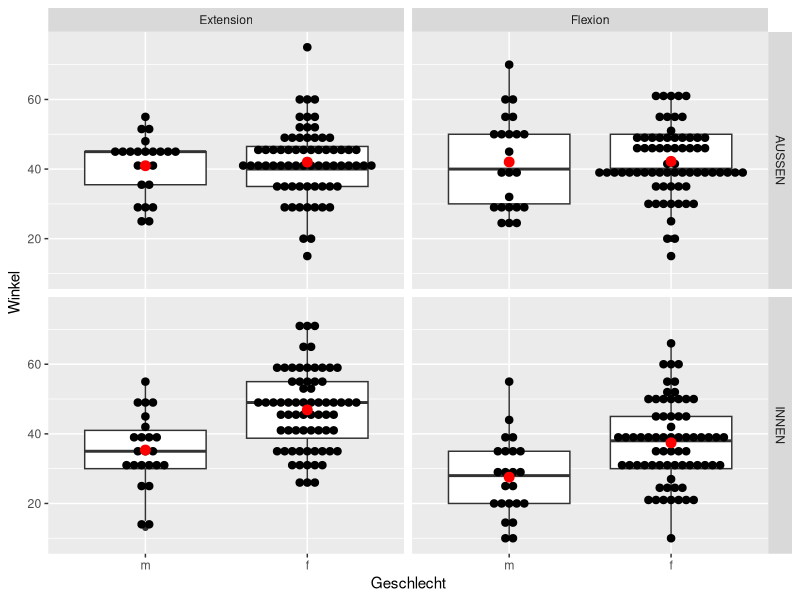
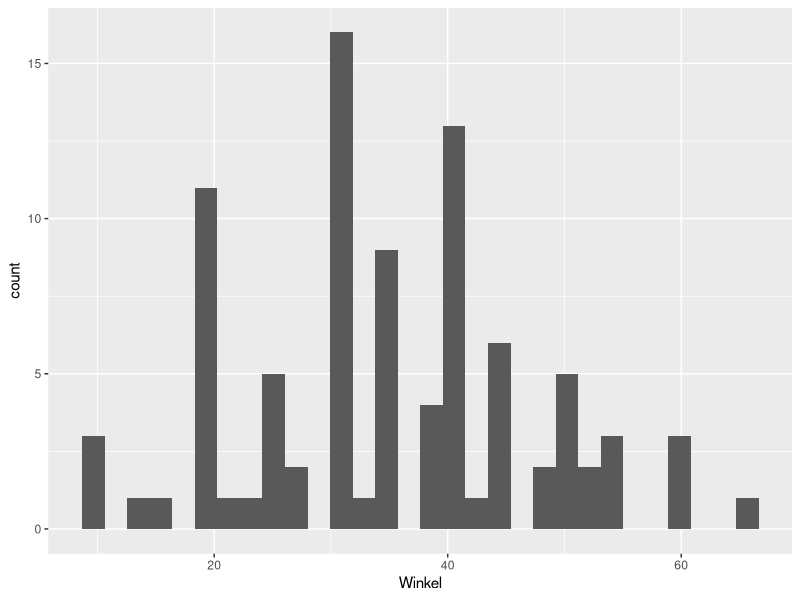

These figures' R source, in order:
## ---- chunk 1
(.packages())
## ---- chunk 2
library(tidyverse) # Funktionen für moderne Datenmanipulation und Plotting
## ---- chunk 3
(.packages())
## ---- chunk 4
df = read_csv('Exerc_Part4_PHY_Daten.csv', col_types = cols(
  Geschlecht=col_factor(),
  Studienjahrgang=col_factor(levels=NULL)
    )
  )
df$Geschlecht = recode(df$Geschlecht, "0"="m", "1"="f")
head(df) # Vorschau ausgeben
print(df) # Inhalt ausgeben
## ---- chunk 5
tidydf = df %>%
  pivot_longer(cols=starts_with("Sprunggelenk"),names_to = "Rep", values_to = "Sprunggelenk", names_prefix = "Sprunggelenk")
head(tidydf)
## ---- chunk 6
widedf = tidydf %>% pivot_wider(names_from=Rep,values_from=Sprunggelenk,names_prefix="Sprunggelenk")
head(widedf)
## ---- chunk 7
df %>%
  drop_na(Geschlecht) %>% # Zeilen mit nicht bekanntem Geschlecht entfernen
  group_by(Geschlecht) %>% # Gruppieren nach Geschlecht
  summarise_at(vars(Huefte.INNEN.Extension,Huefte.AUSSEN.Flexion),funs(mean,sd,median,min,max,IQR), na.rm=T) %>%
  gather(key="key",value="value",-Geschlecht) %>% # Make things tidy
  separate(key, into=c("measurement","statistic"),sep="_") # Separate columns
## ---- chunk 8
statdf = df %>%
  drop_na(Geschlecht) %>% # Zeilen mit nicht bekanntem Geschlecht entfernen
  group_by(Geschlecht) %>% # Gruppieren nach Geschlecht
  summarise_if(is.numeric,funs(mean,sd,median,min,max,IQR), na.rm=T) %>%
  gather(key="key",value="value",-Geschlecht) %>% # Make things tidy
  separate(key, into=c("measurement","statistic"),sep="_") # Separate columns
print(statdf)
## ---- chunk 9
write_csv(statdf,"descrStat.csv")
write_csv2(statdf,"descrStat2.csv")
## ---- chunk 10
hipdf = df %>% select(-c("SprunggelenkM1","SprunggelenkM2"))
ankledf = df %>% select(-c("Huefte.INNEN.Extension","Huefte.INNEN.Flexion","Huefte.AUSSEN.Extension","Huefte.AUSSEN.Flexion"))
## ---- chunk 11
thipdf = hipdf %>%
  pivot_longer(cols=starts_with("Huefte"),names_to = "Condition", values_to = "Winkel") %>%
  separate(Condition,into = c("Gelenk","Richtung","Stellung"),sep = "[.]")
print(thipdf)
## ---- chunk 12
thipdf %>% 
  drop_na(Geschlecht) %>% # Zeilen mit nicht bekanntem Geschlecht entfernen
  ggplot(aes(x=Geschlecht,y=Winkel)) + # Vorgaben was auf x- und y-Achse geplottet werden soll
  geom_boxplot() + # Hinzufügen des Boxplots
  geom_dotplot(binaxis = 'y', stackdir = 'center', position = 'dodge') + # Hinzfügen der Datenpunkte
  stat_summary(geom = "point", fun.y = "mean", col = "red", size = 3) + # Mittelwert
  facet_grid(rows = vars(Richtung), cols = vars(Stellung)) # Gruppieren
## ---- chunk 13
analysisdf = thipdf %>%
  filter(Richtung=="INNEN" & Stellung=="Flexion")
print(analysisdf)
## ---- chunk 14
analysisdf %>%
  group_by(Geschlecht) %>%
  count()
## ---- chunk 15
analysisdf = analysisdf %>%
  drop_na(Geschlecht)
## ---- chunk 16
analysisdf %>% 
  group_by(Geschlecht) %>%
  summarise(non_na_count = sum(!is.na(Winkel)),
            na_count = sum(is.na(Winkel)))
## ---- chunk 17
ggplot(analysisdf, aes(x=Winkel)) +
  geom_histogram()
